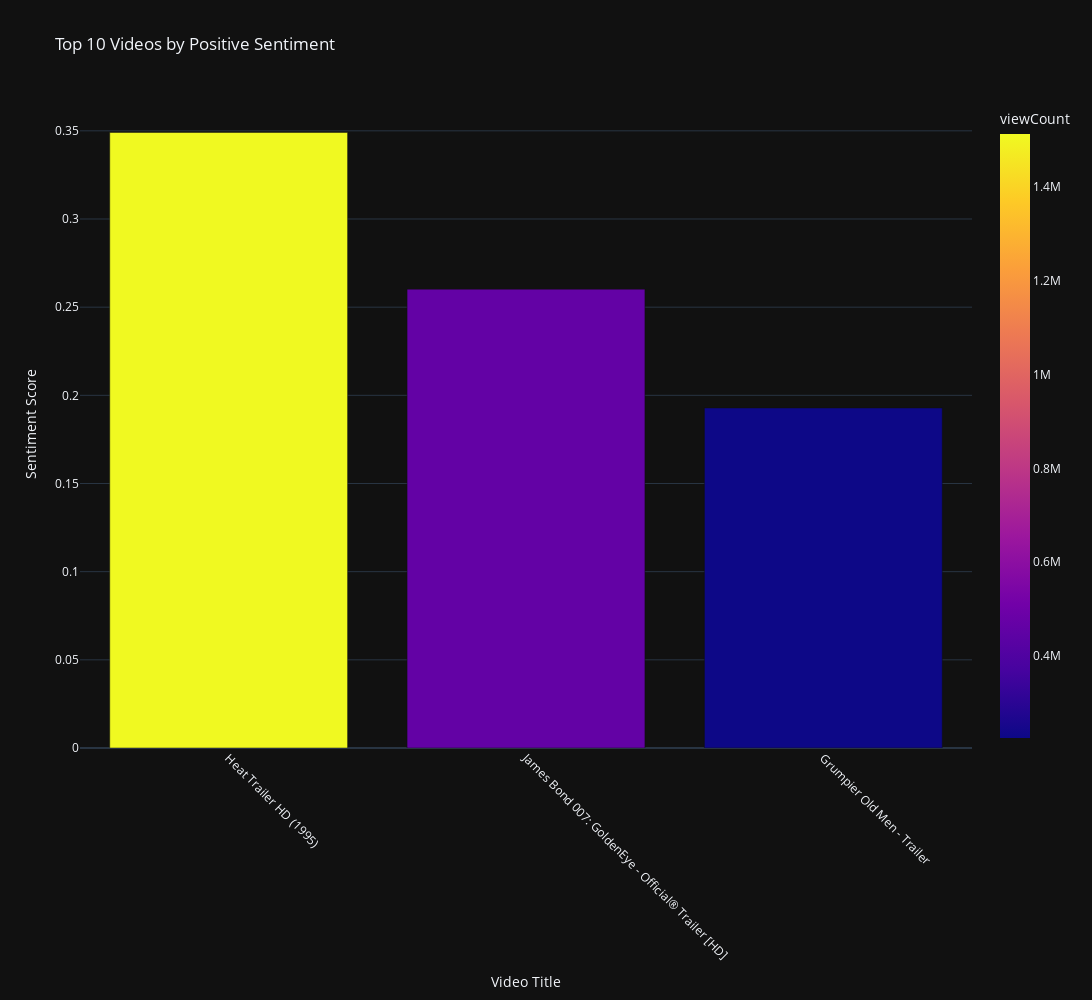

Notebook source saved alongside this figure:
### Markdown cell above
### Top 10 Videos by Positive Sentiment

### Code cell
# Sort and Select Top 10 Videos by Sentiment Score.
top_10_sentiment = df.sort_values(by = 'sentimentScore', ascending = False).head(10)

# Bar Chart for Top 10 Videos with Highest Sentiment Scores.
fig = px.bar(
    top_10_sentiment,
    x = 'title',
    y = 'sentimentScore',
    color = 'viewCount',
    title = 'Top 10 Videos by Positive Sentiment',
    labels = { 'title' : 'Video Title', 'sentimentScore' : 'Sentiment Score' },
    width = width,
    height = height,
    template = template
)
fig.update_layout(xaxis_tickangle = xaxis_tickangle)
fig.show()

### Figure 1 — Plotly figure (JSON) as saved in the notebook; plotly's stock layout.template omitted (floating-point values rounded to 4 significant figures)
{"data": [{"alignmentgroup": "True", "hovertemplate": "Video Title=%{x}<br>Sentiment Score=%{y}<br>viewCount=%{marker.color}<extra></extra>", "legendgroup": "", "marker": {"color": [1513561, 462348, 224709], "coloraxis": "coloraxis", "pattern": {"shape": ""}}, "name": "", "offsetgroup": "", "orientation": "v", "showlegend": false, "textposition": "auto", "type": "bar", "x": ["Heat Trailer HD (1995)", "James Bond 007: GoldenEye - Official® Trailer [HD]", "Grumpier Old Men - Trailer"], "xaxis": "x", "y": [0.3491, 0.2602, 0.1928], "yaxis": "y"}], "layout": {"barmode": "relative", "coloraxis": {"colorbar": {"title": {"text": "viewCount"}}, "colorscale": [[0, "#0d0887"], [0.1111, "#46039f"], [0.2222, "#7201a8"], [0.3333, "#9c179e"], [0.4444, "#bd3786"], [0.5556, "#d8576b"], [0.6667, "#ed7953"], [0.7778, "#fb9f3a"], [0.8889, "#fdca26"], [1, "#f0f921"]]}, "height": 1000, "legend": {"tracegroupgap": 0}, "title": {"text": "Top 10 Videos by Positive Sentiment"}, "width": 1600, "xaxis": {"anchor": "y", "domain": [0, 1], "tickangle": 45, "title": {"text": "Video Title"}}, "yaxis": {"anchor": "x", "domain": [0, 1], "title": {"text": "Sentiment Score"}}}}
